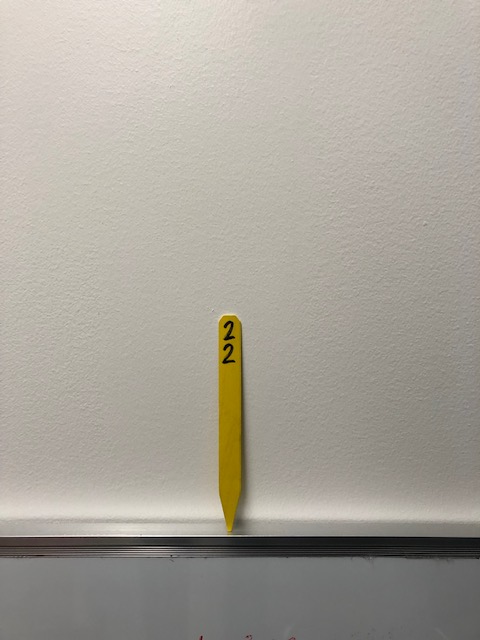
#> input picture ComputerVisionStuff/Calibration Marker.jpg, 480 x 640 px
$ python -i 'Self Driving Still Image.py'   (imports and definitions only)   (older library calls are emulated)
#> lines starting #> are read from the running program, lines starting #| are printed output that depends on the picture; after the words box and inside, x2 and y2 are one past the last pixel; in counts of white or black regions, pixels touching at a corner belong together; pictures that were not available may be replaced by others from this repository, and a replacement may not be noted
# import the necessary packages
import imutils
from imutils import paths
import numpy as np
import cv2
from PIL import Image
import PIL.ImageOps

def find_marker(image):
 # convert the image to grayscale, blur it, and detect edges
 # Resizing the image

 # Convert Image to Image HSV
 image = cv2.resize(image, (700, 600))
 cv2.imshow('Test', image)
 cv2.waitKey(0)
 hsv = cv2.cvtColor(image, cv2.COLOR_BGR2HSV)

 # Defining lower and upper bound HSV values
 lower1 = np.array([6, 100, 20])
 upper1 = np.array([14, 200, 255])

 lower2 = np.array([24, 160, 20])
 upper2 = np.array([25, 255, 255])


 # Defining mask for detecting color
 lowermask = cv2.inRange(hsv, lower1, upper1)
 uppermask = cv2.inRange(hsv, lower2, upper2)
 mask = lowermask + uppermask;
 #cv2.imshow('Mask', mask)

 ret,gray = cv2.threshold(mask,127,255,cv2.THRESH_BINARY)
 img = cv2.resize(image, (700, 600))
 gray = cv2.bitwise_not(gray)
 gray = cv2.GaussianBlur(mask, (5, 5), cv2.BORDER_DEFAULT)
 #cv2.imshow('gray', gray)
 edged = cv2.Canny(gray, 50, 200,L2gradient=True)
 # find the contours in the edged image and keep the largest one;
 # we'll assume that this is our piece of paper in the image
 cnts = cv2.findContours(mask.copy(), cv2.RETR_LIST, cv2.CHAIN_APPROX_SIMPLE)
 cnts = imutils.grab_contours(cnts)
 c = max(cnts, key = cv2.contourArea)
 #next two redacted lines allow you to see what the edged image appears as
 cv2.imshow('Outline', edged)
 cv2.waitKey(0)
 # compute the bounding box of the of the paper region and return it
 return cv2.minAreaRect(c)

def draw_box(image):
 image = cv2.imread("IMG_1062.jpg")
 image = cv2.resize(image, (700, 600))
 marker = find_marker(image)
 inches = distance_to_camera(KNOWN_WIDTH, focalLength, marker[1][0])
 # draw a bounding box around the image and display it

 box = cv2.cv.BoxPoints(marker) if imutils.is_cv2() else cv2.boxPoints(marker)
 box = np.int0(box)
 print(box)
 #image = cv2.cvtColor(image, cv2.COLOR_BGR2GRAY)
 #image = cv2.bitwise_not(image)
 #ret,image = cv2.threshold(image,127,255,cv2.THRESH_BINARY)
 cv2.drawContours(image, [box], -1, (0, 255, 0), 2)
 cv2.putText(image, "%.2fft" % (inches / 12),
  (image.shape[1] - 200, image.shape[0] - 20), cv2.FONT_HERSHEY_SIMPLEX,
  2.0, (0, 255, 0), 3)
 img = cv2.resize(image, (700, 600))
 cv2.imshow("IMG_1062.jpg", image)
 cv2.waitKey(0)
 print('Done')

>>> import cv2
>>> picture = cv2.imread('Calibration Marker.jpg', cv2.IMREAD_GRAYSCALE)
#> picture: shape (640, 480); min 0, max 250, mean 163.8
>>> result = draw_box(picture)
#> in draw_box, image is the input picture: shape (640, 480, 3); mean B, G, R 153.8, 163.4, 168.3
#> in draw_box, `image = cv2.resize(image, (700, 600))`:
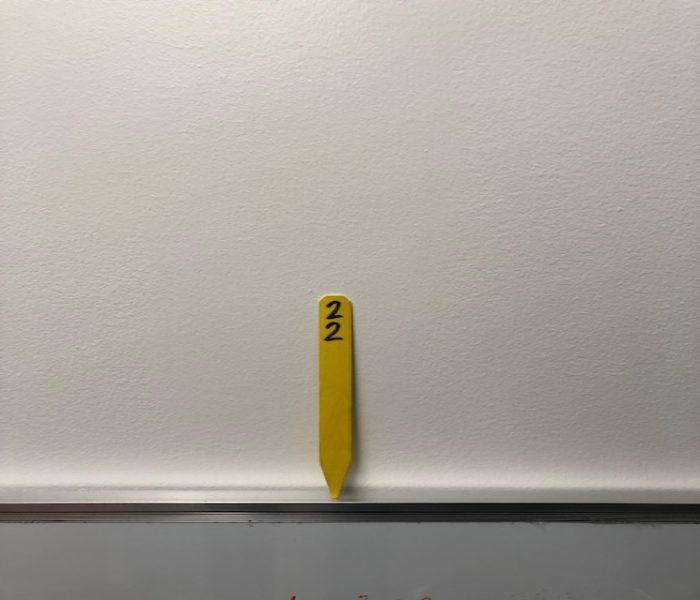
#> image: shape (600, 700, 3); mean B, G, R 153.7, 163.3, 168.2
#> in find_marker, `hsv = cv2.cvtColor(image, cv2.COLOR_BGR2HSV)`: hsv: shape (600, 700, 3); mean H, S, V 20.6, 22, 168.3
#> in find_marker, `lowermask = cv2.inRange(hsv, lower1, upper1)`:
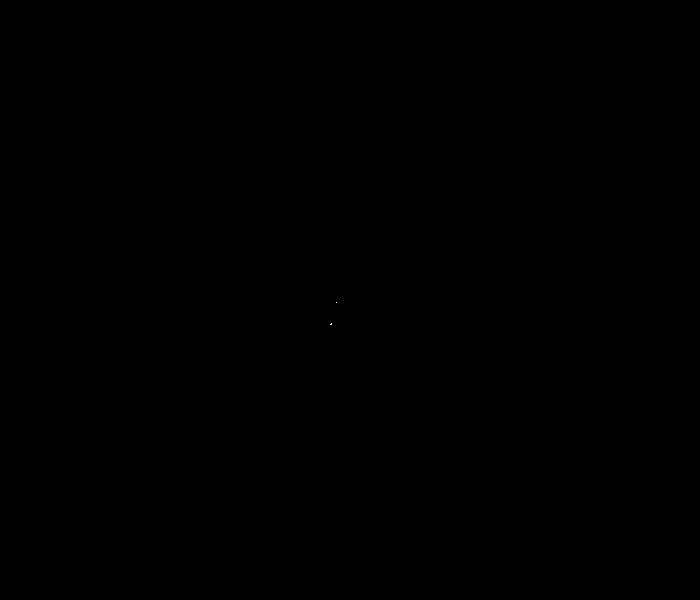
#> lowermask: shape (600, 700); 0% white in thin lines or dots, all inside (x1, y1, x2, y2) = (330, 302, 337, 325)
#> in find_marker, `uppermask = cv2.inRange(hsv, lower2, upper2)`:
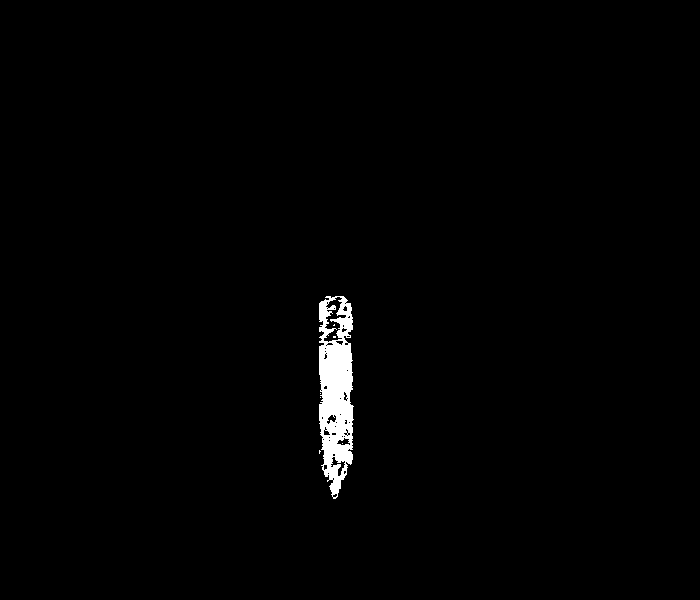
#> uppermask: shape (600, 700); 1.2% white; 7 white regions (6 under 20 px), largest, box (x1, y1, x2, y2) and area: (319, 296, 354, 499) 4897
#> in find_marker, `edged = cv2.Canny(gray, 50, 200,L2gradient=True)`:
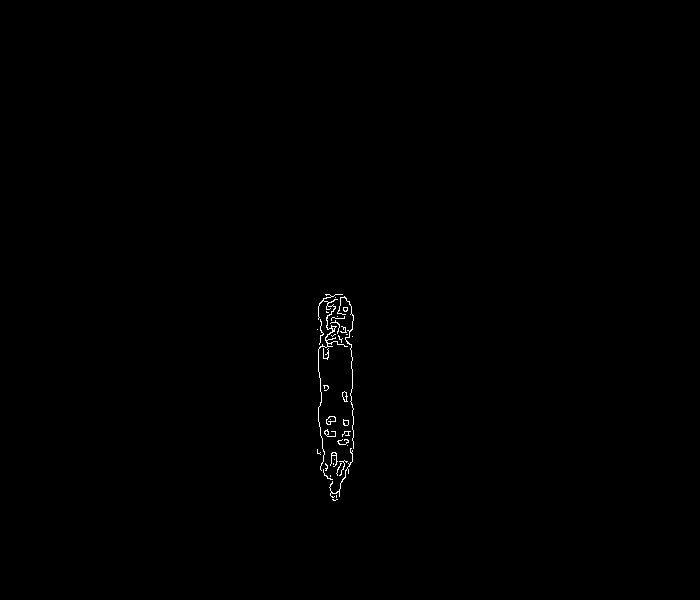
#> edged: shape (600, 700); 0.27% white in thin lines or dots, all inside (x1, y1, x2, y2) = (317, 294, 354, 501)
#> in find_marker, `cnts = cv2.findContours(mask.copy(), cv2.RETR_LIST, cv2.CHAIN_APPROX_S..`: cnts = 60 contours, 51 with area under 20; largest, box (x1, y1, x2, y2) and area: (319, 296, 354, 499) 5422, (323, 296, 347, 343) 492, (330, 456, 346, 477) 118, (336, 437, 351, 446) 68, (326, 414, 337, 425) 59
#> in find_marker, `c = max(cnts, key = cv2.contourArea)`: c = contour of 277 points, box (x1, y1, x2, y2) (319, 296, 354, 499), area 5422
#> in draw_box, `marker = find_marker(image)`: marker = ((336, 397), (202, 34), -90)
#> (the run stopped early here; a loop or call above may not have finished)
